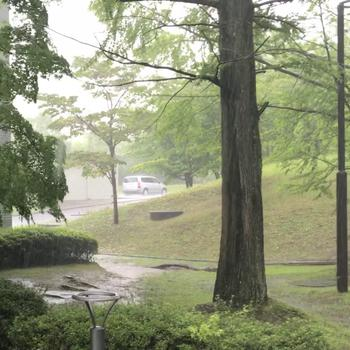
#> input picture dataset/Weather/RN1/trainTyphoon/out10175.jpg, 350 x 350 px; its folder holds only this picture in this run
$ python crop.py
#> lines starting #> are read from the running program, lines starting #| are printed output that depends on the picture
from PIL import Image
import os
import numpy
import argparse
from resizeimage import resizeimage

counter = 0

parser = argparse.ArgumentParser('create image pairs')
parser.add_argument('--resize', dest='imgResize', help='size of resized image',type=int, default=350)
parser.add_argument('--startpos', dest='startPos', help='cropping distance of top',type=int, default=250)
parser.add_argument('--divide', dest='divide', help='nb of division',type=int, default=4)
parser.add_argument('--inFolder', dest='inFolder', help='Input images folder', default='.\\trainTyphoon')
parser.add_argument('--outFolder', dest='outFolder', help='Output images folder', default='.\\trainTyphoonCropTest')

args = parser.parse_args()

for arg in vars(args):
    print('[%s] = ' % arg,  getattr(args, arg))

if __name__=='__main__':

    inFolder = args.inFolder
    outFolder = args.outFolder

    if (inFolder == None):
        print("ciao")

    #file list inFolder
    for entry in os.scandir(inFolder):
        if entry.is_file():
            originalImage = Image.open(entry.path)
#> originalImage is the input picture: PIL image 350x350 RGB; mean R, G, B 144.3, 148.6, 121.1
            print(entry.path)

            imgwidth, imgheight = originalImage.size
#> imgwidth = 350; imgheight = 350

            divide = args.divide
            #cropping images from one 4K image
            height = int(round(imgwidth/divide, 0))
#> height = 88
            width =  int(round(imgwidth/divide, 0))
#> width = 88

            #starting point for each of the n images separated by 600 pix
            startPosX = numpy.arange(0, imgwidth, 850)
#> startPosX = [0]
            startPosY = args.startPos    #removing the top part

            croppedImg = Image.new('RGB', (width,height), 2047)
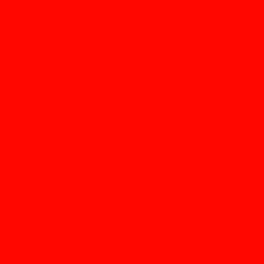
#> croppedImg: PIL image 88x88 RGB (shown 3 times larger); mean R, G, B 255, 7, 0

            #iterate over the x positions
            for x in startPosX:

                #crop the image if the cropped dimensions are still within range of the image's width
                #if it went beyond the image's width, the output would be filled with red for unexisting regions
                if (x+width < imgwidth):
                    box = (x, startPosY, width+x, height+startPosY)
                    croppedImg.paste(originalImage.crop(box))

                    #resizing the image
                    imgResize = args.imgResize
#> (the run stopped early here; a loop or call above may not have finished)
